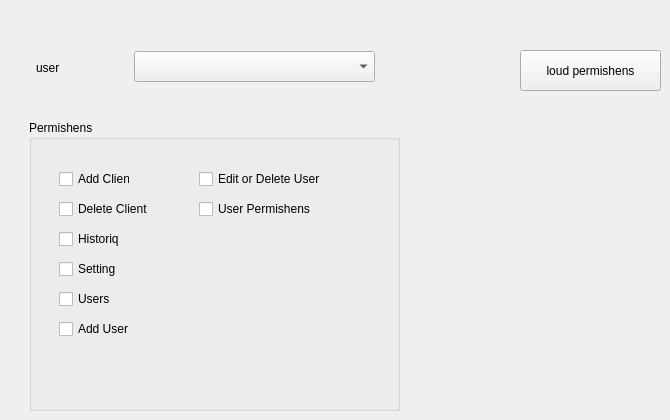
      <widget class="QWidget" name="tab_7">
       <attribute name="title">
        <string>User permishens</string>
       </attribute>
       <widget class="QGroupBox" name="groupBox_6">
        <property name="geometry">
         <rect>
          <x>29</x>
          <y>120</y>
          <width>371</width>
          <height>291</height>
         </rect>
        </property>
        <property name="title">
         <string>Permishens</string>
        </property>
        <widget class="QCheckBox" name="checkBox">
         <property name="geometry">
          <rect>
           <x>30</x>
           <y>50</y>
           <width>71</width>
           <height>18</height>
          </rect>
         </property>
         <property name="text">
          <string>Add Client</string>
         </property>
        </widget>
        <widget class="QCheckBox" name="checkBox_2">
         <property name="geometry">
          <rect>
           <x>30</x>
           <y>80</y>
           <width>91</width>
           <height>18</height>
          </rect>
         </property>
         <property name="text">
          <string>Delete Client </string>
         </property>
        </widget>
        <widget class="QCheckBox" name="checkBox_3">
         <property name="geometry">
          <rect>
           <x>30</x>
           <y>110</y>
           <width>71</width>
           <height>18</height>
          </rect>
         </property>
         <property name="text">
          <string>Historiq </string>
         </property>
        </widget>
        <widget class="QCheckBox" name="checkBox_4">
         <property name="geometry">
          <rect>
           <x>30</x>
           <y>140</y>
           <width>71</width>
           <height>18</height>
          </rect>
         </property>
         <property name="text">
          <string>Setting </string>
         </property>
        </widget>
        <widget class="QCheckBox" name="checkBox_5">
         <property name="geometry">
          <rect>
           <x>30</x>
           <y>170</y>
           <width>71</width>
           <height>18</height>
          </rect>
         </property>
         <property name="text">
          <string>Users </string>
         </property>
        </widget>
        <widget class="QCheckBox" name="checkBox_6">
         <property name="geometry">
          <rect>
           <x>30</x>
           <y>200</y>
           <width>71</width>
           <height>18</height>
          </rect>
         </property>
         <property name="text">
          <string>Add User </string>
         </property>
        </widget>
        <widget class="QCheckBox" name="checkBox_7">
         <property name="geometry">
          <rect>
           <x>170</x>
           <y>50</y>
           <width>131</width>
           <height>18</height>
          </rect>
         </property>
         <property name="text">
          <string>Edit or Delete User </string>
         </property>
        </widget>
        <widget class="QCheckBox" name="checkBox_8">
         <property name="geometry">
          <rect>
           <x>170</x>
           <y>80</y>
           <width>121</width>
           <height>18</height>
          </rect>
         </property>
         <property name="text">
          <string>User Permishens </string>
         </property>
        </widget>
       </widget>
       <widget class="QComboBox" name="comboBox_6">
        <property name="geometry">
         <rect>
          <x>134</x>
          <y>51</y>
          <width>241</width>
          <height>31</height>
         </rect>
        </property>
       </widget>
       <widget class="QPushButton" name="pushButton_14">
        <property name="geometry">
         <rect>
          <x>520</x>
          <y>50</y>
          <width>141</width>
          <height>41</height>
         </rect>
        </property>
        <property name="text">
         <string>loud permishens</string>
        </property>
       </widget>
       <widget class="QLabel" name="label_20">
        <property name="geometry">
         <rect>
          <x>36</x>
          <y>52</y>
          <width>81</width>
          <height>31</height>
         </rect>
        </property>
        <property name="text">
         <string>user</string>
        </property>
       </widget>
      </widget>
